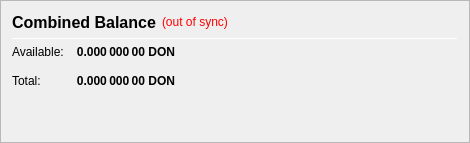
                   <widget class="QFrame" name="frame_CombinedBalances">
                    <property name="minimumSize">
                     <size>
                      <width>470</width>
                      <height>0</height>
                     </size>
                    </property>
                    <property name="frameShape">
                     <enum>QFrame::StyledPanel</enum>
                    </property>
                    <property name="frameShadow">
                     <enum>QFrame::Raised</enum>
                    </property>
                    <layout class="QVBoxLayout" name="verticalLayout_5">
                     <item>
                      <layout class="QHBoxLayout" name="horizontalLayout_5" stretch="0">
                       <item>
                        <widget class="QLabel" name="label_5z">
                         <property name="minimumSize">
                          <size>
                           <width>0</width>
                           <height>20</height>
                          </size>
                         </property>
                         <property name="font">
                          <font>
                           <pointsize>12</pointsize>
                           <weight>75</weight>
                           <bold>true</bold>
                          </font>
                         </property>
                         <property name="toolTip">
                          <string>Combined Balance (including unconfirmed and immature coins)</string>
                         </property>
                         <property name="text">
                          <string>Combined Balance</string>
                         </property>
                        </widget>
                       </item>
                       <item>
                        <widget class="QLabel" name="labelWalletStatus">
                         <property name="cursor">
                          <cursorShape>WhatsThisCursor</cursorShape>
                         </property>
                         <property name="toolTip">
                          <string>The displayed information may be out of date. Your wallet automatically synchronizes with the Wagerr network after a connection is established, but this process has not completed yet.</string>
                         </property>
                         <property name="styleSheet">
                          <string notr="true">QLabel { color: red; }</string>
                         </property>
                         <property name="text">
                          <string notr="true">(out of sync)</string>
                         </property>
                         <property name="alignment">
                          <set>Qt::AlignLeading|Qt::AlignLeft|Qt::AlignVCenter</set>
                         </property>
                        </widget>
                       </item>
                       <item>
                        <spacer name="horizontalSpacer_1">
                         <property name="orientation">
                          <enum>Qt::Horizontal</enum>
                         </property>
                         <property name="sizeHint" stdset="0">
                          <size>
                           <width>40</width>
                           <height>20</height>
                          </size>
                         </property>
                        </spacer>
                       </item>
                      </layout>
                     </item>
                     <item>
                      <widget class="Line" name="line_CombinedBalance">
                       <property name="minimumSize">
                        <size>
                         <width>0</width>
                         <height>1</height>
                        </size>
                       </property>
                       <property name="maximumSize">
                        <size>
                         <width>16777215</width>
                         <height>1</height>
                        </size>
                       </property>
                       <property name="orientation">
                        <enum>Qt::Horizontal</enum>
                       </property>
                      </widget>
                     </item>
                     <item>
                      <layout class="QGridLayout" name="gridLayout_3">
                       <property name="spacing">
                        <number>12</number>
                       </property>
                       <item row="1" column="0">
                        <widget class="QLabel" name="labelBalanceTextz">
                         <property name="text">
                          <string>Available:</string>
                         </property>
                        </widget>
                       </item>
                       <item row="1" column="1">
                        <widget class="QLabel" name="labelBalancez">
                         <property name="font">
                          <font>
                           <weight>75</weight>
                           <bold>true</bold>
                          </font>
                         </property>
                         <property name="cursor">
                          <cursorShape>IBeamCursor</cursorShape>
                         </property>
                         <property name="toolTip">
                          <string>Your current spendable balance</string>
                         </property>
                         <property name="text">
                          <string notr="true">0.000 000 00 DON</string>
                         </property>
                         <property name="alignment">
                          <set>Qt::AlignRight|Qt::AlignTrailing|Qt::AlignVCenter</set>
                         </property>
                         <property name="textInteractionFlags">
                          <set>Qt::LinksAccessibleByMouse|Qt::TextSelectableByKeyboard|Qt::TextSelectableByMouse</set>
                         </property>
                        </widget>
                       </item>
                       <item row="2" column="0">
                        <widget class="QLabel" name="labelTotalTextz">
                         <property name="text">
                          <string>Total:</string>
                         </property>
                        </widget>
                       </item>
                       <item row="2" column="1">
                        <widget class="QLabel" name="labelTotalz">
                         <property name="font">
                          <font>
                           <weight>75</weight>
                           <bold>true</bold>
                          </font>
                         </property>
                         <property name="cursor">
                          <cursorShape>IBeamCursor</cursorShape>
                         </property>
                         <property name="toolTip">
                          <string>Total Balance, including all unavailable coins.</string>
                         </property>
                         <property name="text">
                          <string notr="true">0.000 000 00 DON</string>
                         </property>
                         <property name="alignment">
                          <set>Qt::AlignRight|Qt::AlignTrailing|Qt::AlignVCenter</set>
                         </property>
                         <property name="textInteractionFlags">
                          <set>Qt::LinksAccessibleByMouse|Qt::TextSelectableByKeyboard|Qt::TextSelectableByMouse</set>
                         </property>
                        </widget>
                       </item>
                       <item row="2" column="3">
                        <spacer name="horizontalSpacer_2">
                         <property name="orientation">
                          <enum>Qt::Horizontal</enum>
                         </property>
                         <property name="sizeHint" stdset="0">
                          <size>
                           <width>40</width>
                           <height>20</height>
                          </size>
                         </property>
                        </spacer>
                       </item>
                      </layout>
                     </item>
                     <item>
                      <spacer name="verticalSpacer_1">
                       <property name="orientation">
                        <enum>Qt::Vertical</enum>
                       </property>
                       <property name="sizeHint" stdset="0">
                        <size>
                         <width>20</width>
                         <height>40</height>
                        </size>
                       </property>
                      </spacer>
                     </item>
                    </layout>
                   </widget>
